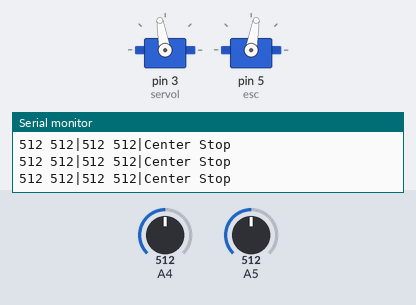
Simulated run of this sketch. Board: Arduino Uno, built with avr-gcc and run on an emulated ATmega328P. Shown: 2 × servo, the last lines printed to the serial monitor. Inputs (shaded band) come from the test bench; at power-on: A4 = 512, A5 = 512.

Above: at 1.2 s.
1.3 s: A4 set to 690
4.3 s: A4 set to 710
At 5.5 s:
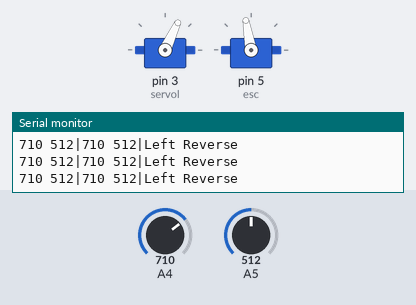
5.8 s: A5 set to 686
8.8 s: A5 set to 716
At 10.0 s:
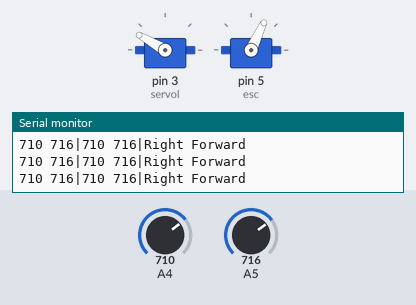
10.3 s: A5 set to 690
At 11.6 s:
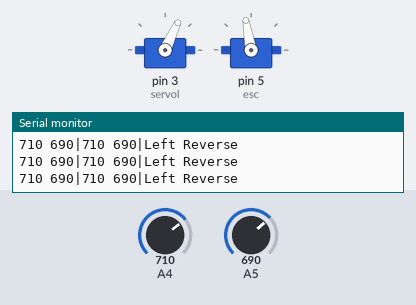
Timing chart, 0 to 12.8 s (numbered marks = the images above; inputs shaded):
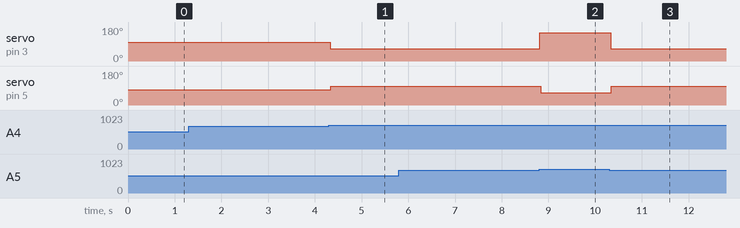

The sketch:

driveTrainArduino.ino
```cpp
// IGNORE THESE 5 LINES
#include <Servo.h>
Servo servol;           // Controls steering
Servo esc;              // Controls power train
bool DEBUG              = true;

//
//  ______     ______        ______     ______     __   __     ______   __     ______
// /\  == \   /\  ___\      /\  ___\   /\  __ \   /\ "-.\ \   /\  ___\ /\ \   /\  ___\
// \ \  __<   \ \ \____     \ \ \____  \ \ \/\ \  \ \ \-.  \  \ \  __\ \ \ \  \ \ \__ \
//  \ \_\ \_\  \ \_____\     \ \_____\  \ \_____\  \ \_\\"\_\  \ \_\    \ \_\  \ \_____\
//   \/_/ /_/   \/_____/      \/_____/   \/_____/   \/_/ \/_/   \/_/     \/_/   \/_____/
//
//
//
//
//
// Modify servol.write(XXX) and esc.write(XXX) value(XXX) to your RC Craft configuration.
// Most likely, you won't need to change anything. Test it out!
//
//
//
//
void processData(bool cha, bool chb, bool chc, bool chd) {
    if (!cha) {
        servol.write(100);                              // Center position
        if (DEBUG) Serial.print("Center");
    } else {
      // left and right
      if (chb) {
          servol.write(150);                            // Right position
          if (DEBUG) Serial.print("Right");
      } else {
          servol.write(65);                             // Left position
          if (DEBUG) Serial.print("Left");
      }
    }

    if (!chc) {
      esc.write(80);                                    // Stop
      if (DEBUG) Serial.print(" Stop");
    } else {
      // Forward and Reverse
      if (chd) {
        esc.write(65);                                  // Forward
        if (DEBUG) Serial.print(" Forward");
      } else {
        esc.write(100);                                 // Reverse
        if (DEBUG) Serial.print(" Reverse");
      }
    }
}


//
//  ______   ______     __     __     ______     ______        __  __     ______     ______     ______
// /\  == \ /\  __ \   /\ \  _ \ \   /\  ___\   /\  == \      /\ \/\ \   /\  ___\   /\  ___\   /\  == \
// \ \  _-/ \ \ \/\ \  \ \ \/ ".\ \  \ \  __\   \ \  __<      \ \ \_\ \  \ \___  \  \ \  __\   \ \  __<
//  \ \_\    \ \_____\  \ \__/".~\_\  \ \_____\  \ \_\ \_\     \ \_____\  \/\_____\  \ \_____\  \ \_\ \_\
//   \/_/     \/_____/   \/_/   \/_/   \/_____/   \/_/ /_/      \/_____/   \/_____/   \/_____/   \/_/ /_/
//
// Better have a good reason for changing the code below!

int SpectrumLeft[7];    // 7 frequencies
int SpectrumRight[7];   // 7 frequencies
int SpectrumBand;
int SpectrumStrobe = 9; // Strobe for the MSGEQ7 chip
int SpectrumReset  = 10;// Reset for the MSGEQ7 chip

int threshold      = 700;

int car_cha_a      = 0;
int car_cha_b      = 0;
int car_cha_c      = 0;
int car_cha_d      = 0;


void setup ()
{
  Serial.begin(9600);
  pinMode(SpectrumReset, OUTPUT);
  pinMode(SpectrumStrobe, OUTPUT);
  servol.attach(3);
  esc.attach(5);
}

void loop ()
{
  // Read in the data from MSGEQ7
  digitalWrite(SpectrumReset, HIGH);
  digitalWrite(SpectrumReset, LOW);
  delayMicroseconds(30);
  for(SpectrumBand = 0; SpectrumBand < 7; SpectrumBand++)
  {
    digitalWrite(SpectrumStrobe, HIGH);
    digitalWrite(SpectrumStrobe, LOW);
    delayMicroseconds(30);
    SpectrumLeft[SpectrumBand] = analogRead(4);
    SpectrumRight[SpectrumBand] = analogRead(5);
  }

  for(SpectrumBand = 0; SpectrumBand < 2; SpectrumBand++)
  {
    if (DEBUG) {
        Serial.print(SpectrumLeft[SpectrumBand]);
        Serial.print(" ");
        Serial.print(SpectrumRight[SpectrumBand]);
        Serial.print("|");
    }
    if (SpectrumBand == 0) {
       car_cha_a = SpectrumLeft[SpectrumBand];
       car_cha_b = SpectrumRight[SpectrumBand];
    } else if (SpectrumBand == 1) {
       car_cha_c = SpectrumLeft[SpectrumBand];
       car_cha_d = SpectrumRight[SpectrumBand];
    }
  }
  processData(  car_cha_a > threshold,
                car_cha_b > threshold,
                car_cha_c > threshold,
                car_cha_d > threshold);
  if (DEBUG) Serial.println("");
  delay(1);
}
```

Measured:
- the behaviour switches between 700 and 701 on A4 (found by bisection; images 0 and 1)
- the behaviour switches between 700 and 701 on A5 (found by bisection; images 1 and 2)
- after the input at 4.3 s, servo on pin 3 (servol): 100° → 65° at once; servo on pin 5 (esc): 80° → 100° at once
- after the input at 8.8 s, servo on pin 3 (servol): 65° → 150° at once; servo on pin 5 (esc): 100° → 65° at once
- after the input at 10.3 s, servo on pin 3 (servol): 150° → 65° at once; servo on pin 5 (esc): 65° → 100° after 0.05 s
